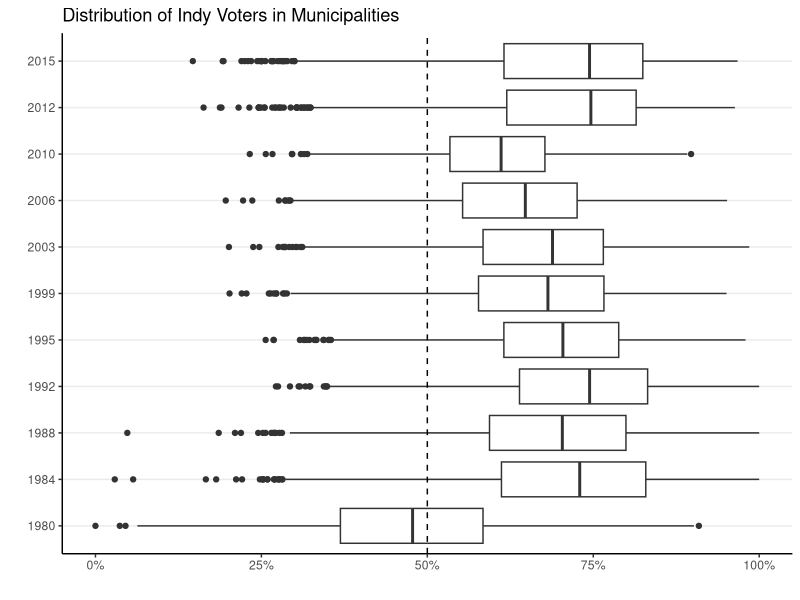
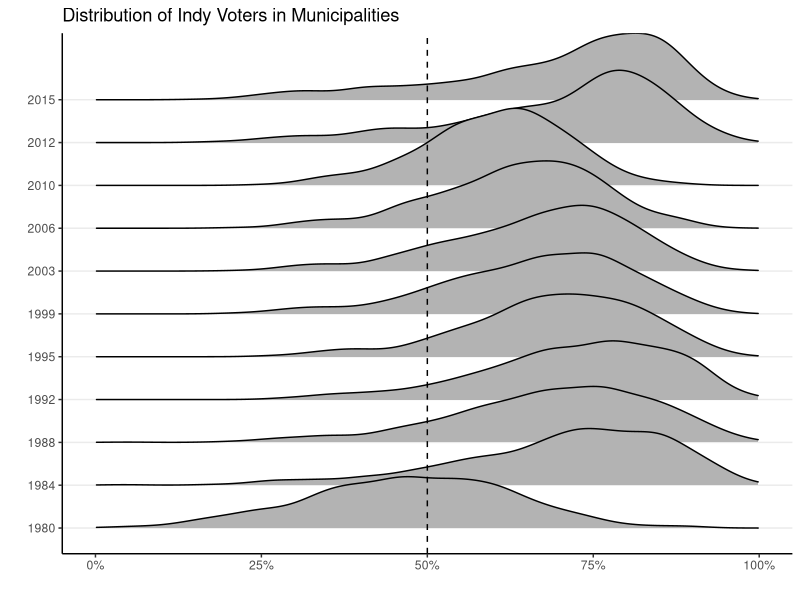
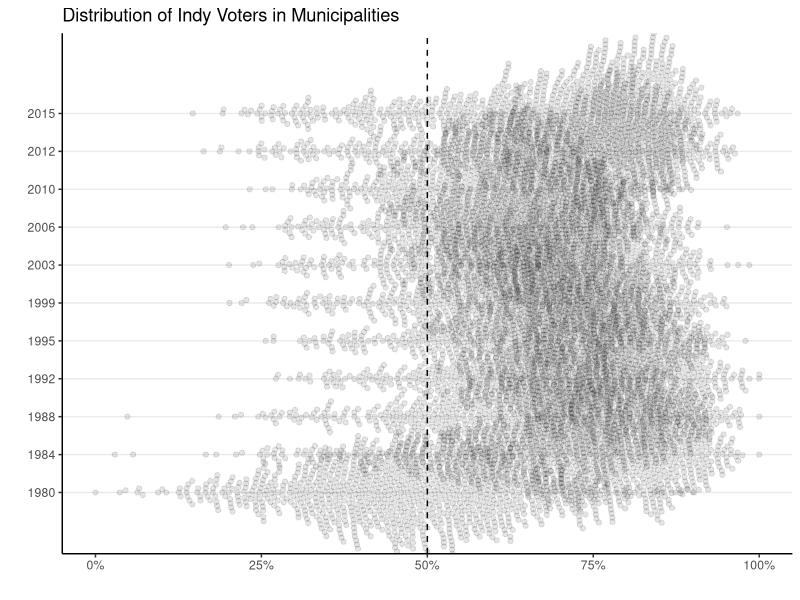

These figures' R source, in order:
## ---- chunk 1
knitr::opts_chunk$set(warnings = FALSE, message = FALSE)
## ---- chunk 2
library(tidyverse)
library(ggridges)
library(ggbeeswarm)
Catalan_elections
## ---- chunk 3
Catalan_elections %>% 
  filter(Option == "Indy") %>% 

ggplot(aes(x = Percent/100, y = as.factor(Year))) +
  geom_boxplot() +
  scale_x_continuous(labels = scales::label_percent()) +
  labs(
    x = "",
    y = "",
    title = "Distribution of Indy Voters in Municipalities"
  ) +
  theme_classic() +
  theme(
    panel.grid.major.y = element_line() 
  ) +
  geom_vline(xintercept = 0.5, linetype = "dashed")
## ---- chunk 4
Catalan_elections %>% 
  filter(Option == "Indy") %>% 

ggplot(aes(x = Percent/100, y = as.factor(Year))) +
  geom_density_ridges() +
  scale_x_continuous(labels = scales::label_percent(),
                     breaks = c(0, .25, .5, .75, 1),
                     limits = c(0, 1)) +
  labs(
    x = "",
    y = "",
    title = "Distribution of Indy Voters in Municipalities"
  ) +
  theme_classic() +
  theme(
    panel.grid.major.y = element_line() 
  ) +
  geom_vline(xintercept = 0.5, linetype = "dashed")
## ---- chunk 5
Catalan_elections %>% 
  filter(Option == "Indy") %>% 

ggplot(aes(x = Percent/100, y = as.factor(Year))) +
  geom_beeswarm(alpha = 0.1) +
  scale_x_continuous(labels = scales::label_percent(),
                     breaks = c(0, .25, .5, .75, 1),
                     limits = c(0, 1)) +
  labs(
    x = "",
    y = "",
    title = "Distribution of Indy Voters in Municipalities"
  ) +
  theme_classic() +
  theme(
    panel.grid.major.y = element_line() 
  ) +
  geom_vline(xintercept = 0.5, linetype = "dashed")
